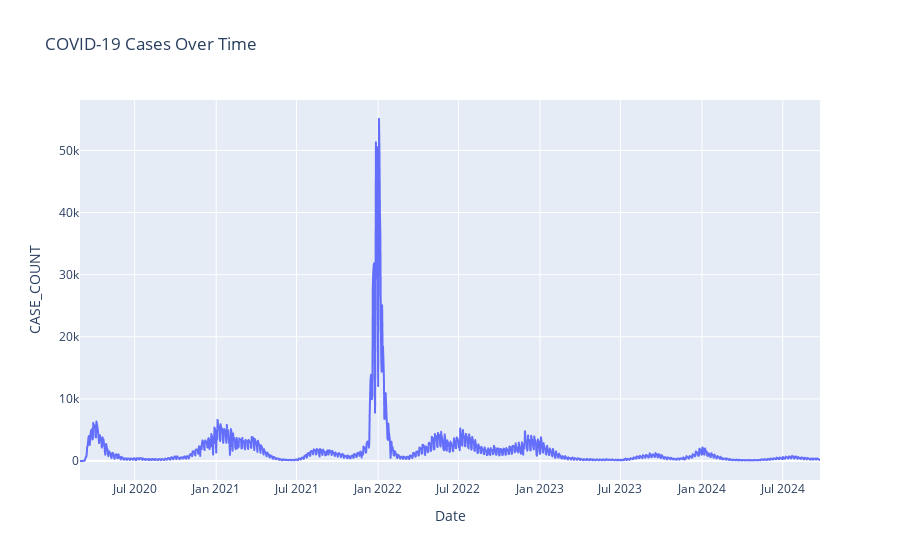
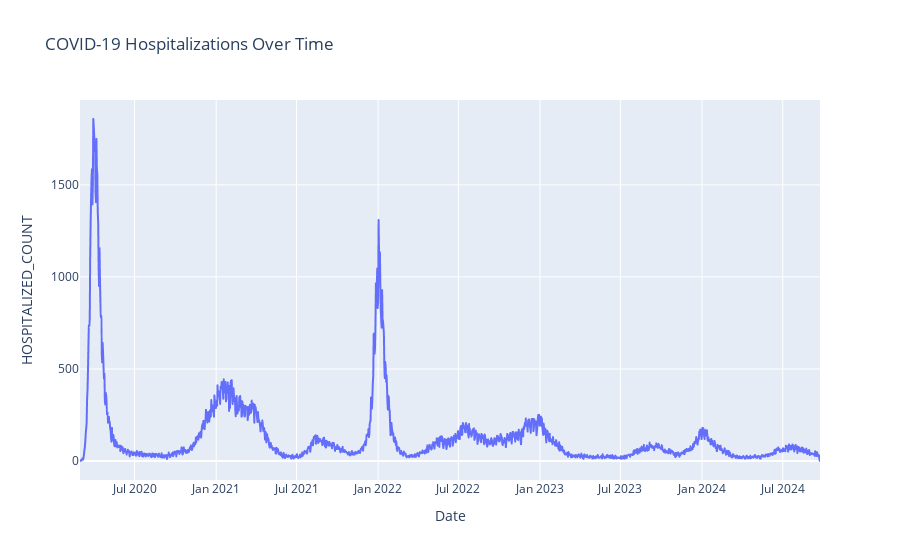
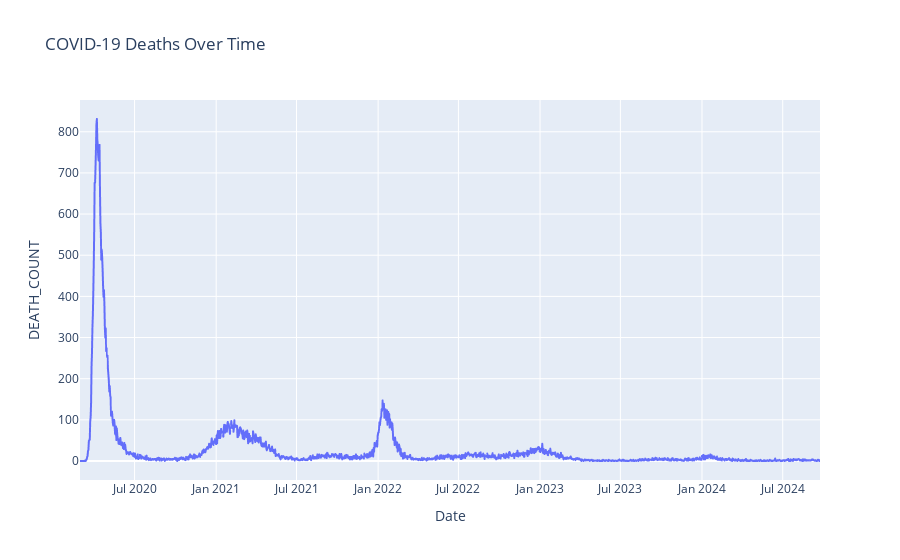

Here is the notebook cell these charts were saved with, in order:
### Markdown cell above
<div style="font-size: 22px; color: blue;">
   
**Interactive Visualization of COVID-19 Metrics**

</div>
   
**Description:**

In this section, we create interactive line plots to visualize the trends in COVID-19 cases, hospitalizations, and deaths over time. Using Plotly allows for a more dynamic exploration of the data, enabling users to interact with the plots and gain insights into the evolution of these metrics.

### Code cell
import plotly.express as px

# Create an interactive plot for COVID-19 Cases
fig_cases = px.line(data, x='Date', y='CASE_COUNT', title='COVID-19 Cases Over Time')
fig_cases.show()

# Create an interactive plot for COVID-19 Hospitalizations
fig_hospitalizations = px.line(data, x='Date', y='HOSPITALIZED_COUNT', title='COVID-19 Hospitalizations Over Time')
fig_hospitalizations.show()

# Create an interactive plot for COVID-19 Deaths
fig_deaths = px.line(data, x='Date', y='DEATH_COUNT', title='COVID-19 Deaths Over Time')
fig_deaths.show()

### Figure 1 — Plotly figure (JSON) as saved in the notebook; plotly's stock layout.template omitted (floating-point values rounded to 4 significant figures; data arrays with more than 128 entries replaced by an {"elided": "..."} marker saying what was removed)
{"data": [{"hovertemplate": "Date=%{x}<br>CASE_COUNT=%{y}<extra></extra>", "legendgroup": "", "line": {"color": "#636efa", "dash": "solid"}, "mode": "lines", "name": "", "showlegend": false, "type": "scattergl", "x": {"elided": "1669 str values"}, "xaxis": "x", "y": {"elided": "1669 int values"}, "yaxis": "y"}], "layout": {"legend": {"tracegroupgap": 0}, "title": {"text": "COVID-19 Cases Over Time"}, "xaxis": {"anchor": "y", "domain": [0, 1], "title": {"text": "Date"}}, "yaxis": {"anchor": "x", "domain": [0, 1], "title": {"text": "CASE_COUNT"}}}}

### Figure 2 — Plotly figure (JSON) as saved in the notebook; plotly's stock layout.template omitted (floating-point values rounded to 4 significant figures; data arrays with more than 128 entries replaced by an {"elided": "..."} marker saying what was removed)
{"data": [{"hovertemplate": "Date=%{x}<br>HOSPITALIZED_COUNT=%{y}<extra></extra>", "legendgroup": "", "line": {"color": "#636efa", "dash": "solid"}, "mode": "lines", "name": "", "showlegend": false, "type": "scattergl", "x": {"elided": "1669 str values"}, "xaxis": "x", "y": {"elided": "1669 int values"}, "yaxis": "y"}], "layout": {"legend": {"tracegroupgap": 0}, "title": {"text": "COVID-19 Hospitalizations Over Time"}, "xaxis": {"anchor": "y", "domain": [0, 1], "title": {"text": "Date"}}, "yaxis": {"anchor": "x", "domain": [0, 1], "title": {"text": "HOSPITALIZED_COUNT"}}}}

### Figure 3 — Plotly figure (JSON) as saved in the notebook; plotly's stock layout.template omitted (floating-point values rounded to 4 significant figures; data arrays with more than 128 entries replaced by an {"elided": "..."} marker saying what was removed)
{"data": [{"hovertemplate": "Date=%{x}<br>DEATH_COUNT=%{y}<extra></extra>", "legendgroup": "", "line": {"color": "#636efa", "dash": "solid"}, "mode": "lines", "name": "", "showlegend": false, "type": "scattergl", "x": {"elided": "1669 str values"}, "xaxis": "x", "y": {"elided": "1669 int values"}, "yaxis": "y"}], "layout": {"legend": {"tracegroupgap": 0}, "title": {"text": "COVID-19 Deaths Over Time"}, "xaxis": {"anchor": "y", "domain": [0, 1], "title": {"text": "Date"}}, "yaxis": {"anchor": "x", "domain": [0, 1], "title": {"text": "DEATH_COUNT"}}}}
